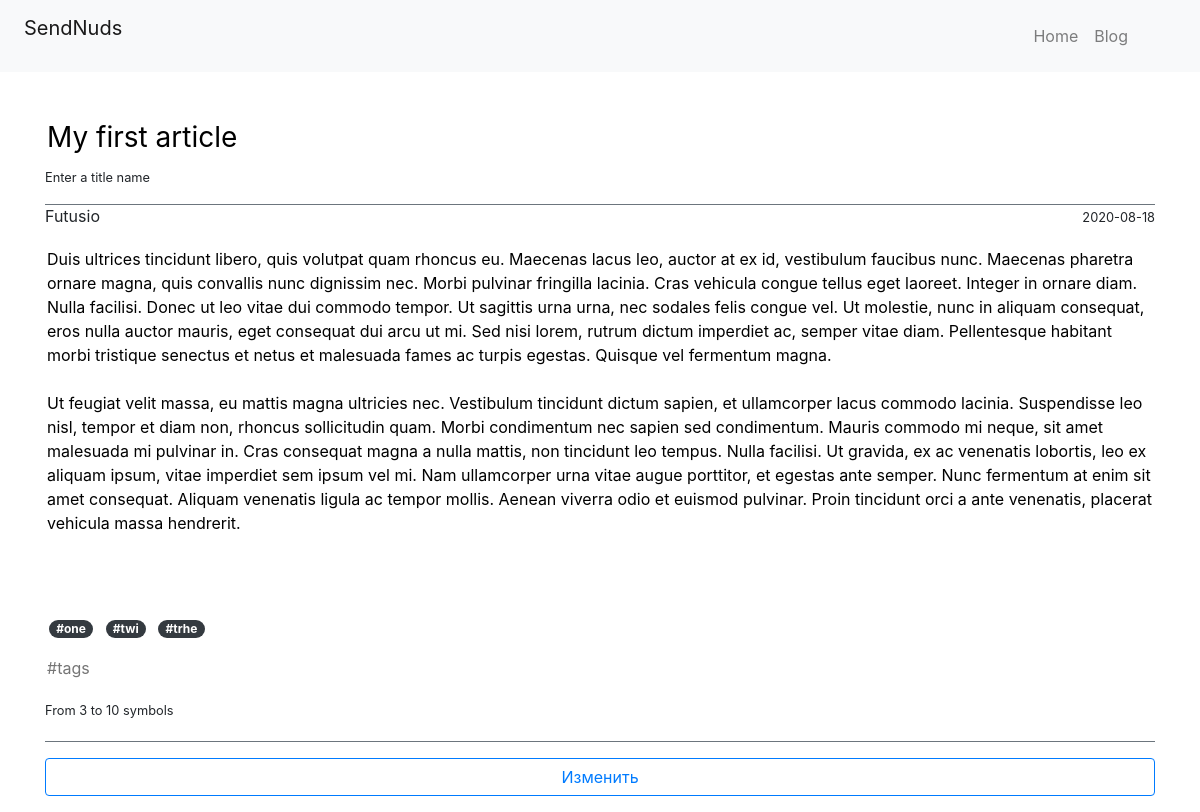
Screenshot of /article/change/1 (signed in) with the database file from the repository.
### sweater/models.py (models this page shows, shortened)
class Article(db.Model):
    id = db.Column(db.Integer, primary_key=True)
    title = db.Column(db.String(128), nullable=False)
    cut = db.Column(db.String(128), nullable=False)
    text = db.Column(db.Text, nullable=False)
    date = db.Column(db.DateTime, nullable=False,
        default=datetime.utcnow())
    owner_id = db.Column(db.Integer, db.ForeignKey('user.id'),
        nullable=False)
    owner = db.relationship('User', backref=db.backref('owner', lazy=True))
    tags = db.relationship('Tag', secondary=tags, lazy='subquery',
        backref=db.backref('articles', lazy=True))
    comments = db.relationship('Comment', lazy=True,
        backref=db.backref('comments', lazy=True))

class User(db.Model, UserMixin):
    id = db.Column(db.Integer, primary_key=True)
    login = db.Column(db.String(64), nullable=False, unique=True)
    email = db.Column(db.String(128), nullable=False, unique=True)
    password = db.Column(db.String(255), nullable=False)
    date = db.Column(db.DateTime, nullable=False,
        default=datetime.utcnow())

class Tag(db.Model):
    id = db.Column(db.Integer, primary_key=True)
    name = db.Column(db.String(32), nullable=False)

### sweater/routes.py (the view)
@app.route('/article/change/<art>', methods=['GET', 'POST'])
def change_article(art):
    article = Article.query.filter_by(id=int(art)).first()
    if request.method == 'POST':
        try:
            title = request.form['title']
            text = request.form['text']
            tags = json.loads(request.form['tags'])
            tgs = []
            print("tags is", tags)
            for tag in tags:
                if Tag.query.filter_by(name=tag).first() is None:
                    tg = Tag(name=tag)
                    db.session.add(tg)
                    tgs.append(tg)
                else:
                    tg = Tag.query.filter_by(name=tag).first()
                    tgs.append(tg)
            article.title = title
            article.text = text
            article.tags = tgs
            db.session.add(article)
            db.session.commit()
            return json.dumps({
                'artId': article.id,
                'status':'success',
            })
        except Exception as e:
            print("Exception is ", e)
            return json.dumps({
                'status':'fail',
                'msg':e
            })
    else:
        return render_template('new_state.html', article=article)

### sweater/models.py (called while the page is built)
@login_manager.user_loader
def load_user(user_id):
    return User.query.get(user_id)

### sweater/templates/new_state.html (shortened to what this page needs)
{% extends "base.html" %}
{% block body %}
<div class="container mt-5">
    <form method="POST">
        <div class="header border-secondary border-bottom">
            <div>
                <h3><input placeholder="Title" value="{{ article.title }}" id="title" name="title" style="width: 100%; outline: none; border: none;"></h3>
                <p class="help-block"><small id='title_help'>Enter a title name</small></p>
                <p style="float: left;">{{ current_user.login }}</p>
                {% if article %}
                    <p style="float: right;"><small>{{ article.date.date() }}</small></p>
                {% endif %}
            </div>
        </div>
        <br>
        <div class="body mt-3 pb-1 border-secondary border-bottom" style="height: 100%;">
            <textarea id="textarea" name="text" rows='15' placeholder="Enter a text" style="width: 100%;border:none;resize: none; outline: none; height: 100%;">{{ article.text }}</textarea>
            <div class='badges' name='all_tags'>
                {% for tag in article.tags %}
                <a href="#"
                    onclick="deleteTag('{{ tag.name }}')"
                    id="tag_{{ tag.name }}"
                    name="tag"
                    class="mx-1 badge badge-pill badge-dark">{{ tag.name }}</a>
                {% endfor %}
            </div>
            <p><input id='tags' name="tags" placeholder="#tags" style="width: 100%; outline: none; border: none; display: block; margin-left: 0%; margin-right: 0;"></p>
            <p class="help-block"><small id='conf_help'>From 3 to 10 symbols</small></p>
        </div>
        {% if article %}
            <a class="btn btn-outline-primary my-3" onclick="change()" style="width: 100%">Изменить</a>
        {% else %}
            <a class="btn btn-outline-primary my-3" onclick="create()" style="width: 100%">Создать</a>
        {% endif %}
    </form>
</div>
{% endblock %}

### rows the page displays
Article: title "My first article", date "2020-08-18", text "Duis ultrices tincidunt libero, quis volutpat quam rhoncus eu. Maecenas lacus leo, auctor at ex id, vestibulum faucibus nunc. Maecenas pharetra ornare magna, quis convallis nunc dignissim nec. Morbi pulvinar fringilla lacinia. Cras vehicula congue tellus eget laoreet. Integer in ornare diam. Nulla facilisi. Donec ut leo vitae dui commodo tempor. Ut sagittis urna urna, nec sodales felis congue vel. Ut molestie, nunc in aliquam consequat, eros nulla auctor mauris, eget consequat dui arcu ut mi. Sed nisi lorem, rutrum dictum imperdiet ac, semper vitae diam. Pellentesque habitant morbi tristique senectus et netus et malesuada fames ac turpis egestas. Quisque vel fermentum magna. Ut feugiat…"
User: login "Futusio"
Tag: name "#one"
Tag: name "#twi"
Tag: name "#trhe"
